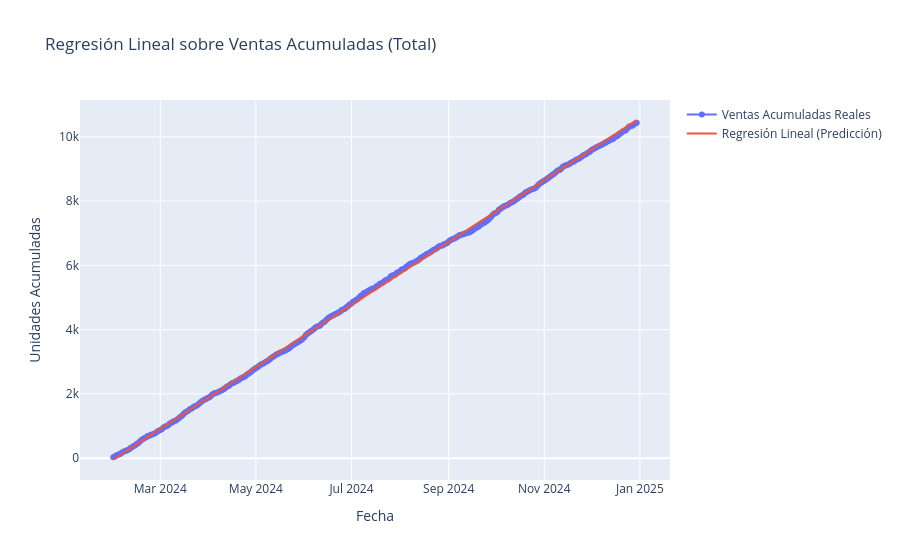

Source (notebook cell):
### Code cell
df_total_pred, mse_total, r2_total, modelo_total = entrenar_regresion(datos_unidades)

print("RMSE total:", mse_total)
print("R2 total :", r2_total)

fig_reg = go.Figure()

fig_reg.add_trace(go.Scatter(
    x=df_total_pred['Fecha'], 
    y=df_total_pred['Unidades_Acumuladas'],
    mode='lines+markers',
    name='Ventas Acumuladas Reales'
))

fig_reg.add_trace(go.Scatter(
    x=df_total_pred['Fecha'], 
    y=df_total_pred['Predicción'],
    mode='lines',
    name='Regresión Lineal (Predicción)'
))

fig_reg.update_layout(
    title='Regresión Lineal sobre Ventas Acumuladas (Total)',
    xaxis_title='Fecha',
    yaxis_title='Unidades Acumuladas'
)

fig_reg.show()

### Figure 1 — Plotly figure (JSON) as saved in the notebook; plotly's stock layout.template omitted (floating-point values rounded to 4 significant figures; data arrays with more than 128 entries replaced by an {"elided": "..."} marker saying what was removed)
{"data": [{"mode": "lines+markers", "name": "Ventas Acumuladas Reales", "type": "scatter", "x": {"elided": "335 str values"}, "y": {"elided": "335 int values"}}, {"mode": "lines", "name": "Regresión Lineal (Predicción)", "type": "scatter", "x": {"elided": "335 str values"}, "y": {"elided": "335 float values"}}], "layout": {"title": {"text": "Regresión Lineal sobre Ventas Acumuladas (Total)"}, "xaxis": {"title": {"text": "Fecha"}}, "yaxis": {"title": {"text": "Unidades Acumuladas"}}}}
